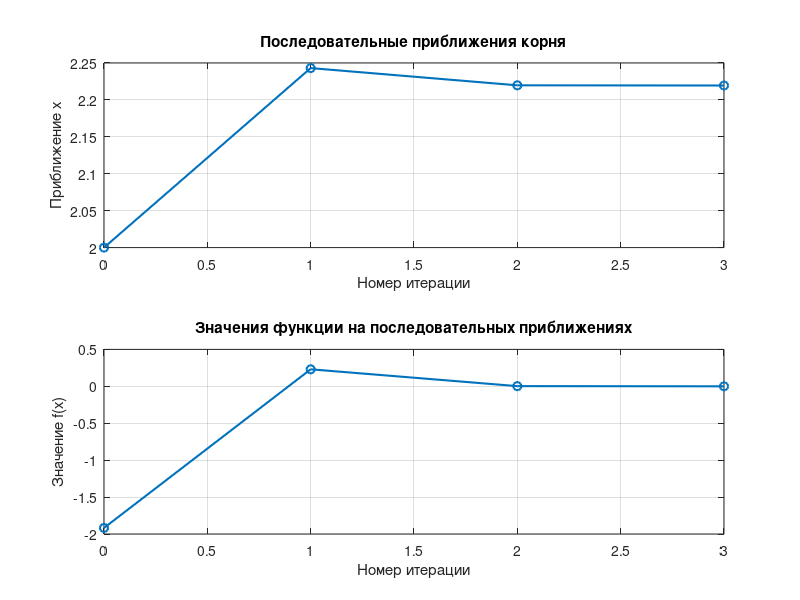
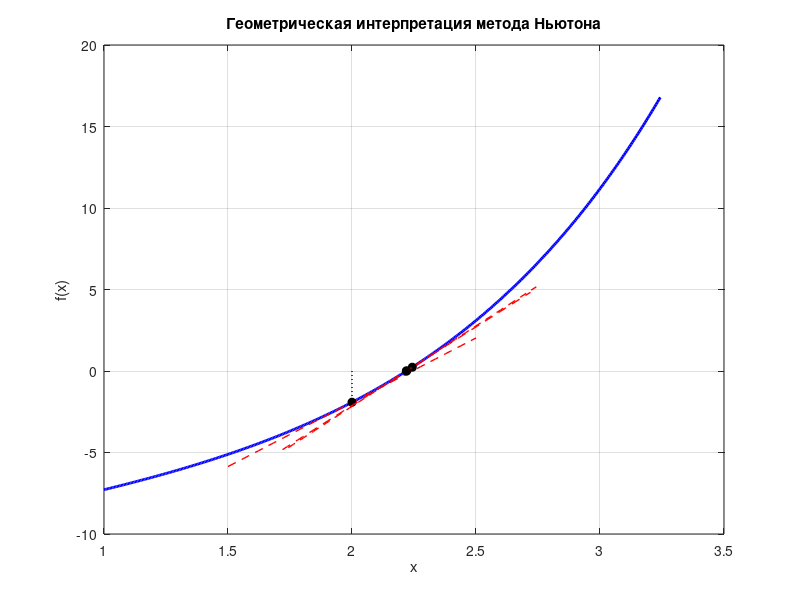

Write MATLAB code to recreate these figures, in order.
% newton_method.m
% Решение уравнения: exp(x) + log(x) - 10 = 0 методом Ньютона

% Определяем функцию и её производную
f   = @(x) exp(x) + log(x) - 10;
df  = @(x) exp(x) + 1./x;

% Начальное приближение (учтите, что ln(x) определена только при x > 0)
x0    = 2;
tol   = 1e-6;      % заданная точность
maxIter = 100;     % максимальное число итераций

% Инициализация переменных для сохранения итераций
iter = 0;
X = x0;            % вектор приближений
fX = f(x0);        % вектор значений функции

% Итерационный процесс с использованием цикла while
fprintf('Результаты поиска корня:\n')
fprintf('---------------------------------------------\n')
fprintf('|Номер Итерации| |Значение X| |Значение f(x)|\n')

while abs(fX(end)) > tol && iter < maxIter
    iter = iter + 1;
    x_old = X(end);
    % Метод Ньютона: x_new = x_old - f(x_old)/f'(x_old)
    x_new = x_old - f(x_old)/df(x_old);

    % Сохранение новых значений
    X   = [X; x_new];
    fX  = [fX; f(x_new)];

    fprintf('|', iter, '| ', '|', X, '|', '|', fX, '|\n')

end

% Вывод результатов в виде таблицы
%T = table((0:iter)', X, fX, 'VariableNames', {'| Номер Итерации |', '| Значение X |', '| Значение f(x) |'});
%disp(T)

%% Построение графиков последовательных приближений
figure;
% График приближений x по итерациям
subplot(2,1,1)
plot(0:iter, X, '-o', 'LineWidth', 1.5)
xlabel('Номер итерации')
ylabel('Приближение x')
title('Последовательные приближения корня')
grid on;

% График значений функции f(x) по итерациям
subplot(2,1,2)
plot(0:iter, fX, '-o', 'LineWidth', 1.5)
xlabel('Номер итерации')
ylabel('Значение f(x)')
title('Значения функции на последовательных приближениях')
grid on;

%% Геометрическая интерпретация метода Ньютона
figure;
% Зададим область для построения графика функции
x_min = min(X) - 1;
x_max = max(X) + 1;
x_vals = linspace(x_min, x_max, 400);
plot(x_vals, f(x_vals), 'b-', 'LineWidth', 2)
hold on;

% Для каждой итерации строим касательную к графику функции
for i = 1:length(X)-1
    xi = X(i);
    fxi = f(xi);
    dfxi = df(xi);
    % Уравнение касательной: y = fxi + dfxi*(x - xi)
    xt = linspace(xi - 0.5, xi + 0.5, 50);
    yt = fxi + dfxi*(xt - xi);
    plot(xt, yt, 'r--', 'LineWidth', 1)
    
    % Отображаем точки приближений и проводим вертикальную линию до оси absciss
    plot(xi, fxi, 'ko', 'MarkerFaceColor', 'k')
    plot([xi, xi], [0, fxi], 'k:', 'LineWidth', 1)
end

% Отметим последнюю точку
plot(X(end), f(X(end)), 'ko', 'MarkerFaceColor', 'k')
xlabel('x')
ylabel('f(x)')
title('Геометрическая интерпретация метода Ньютона')
grid on;
hold off;
